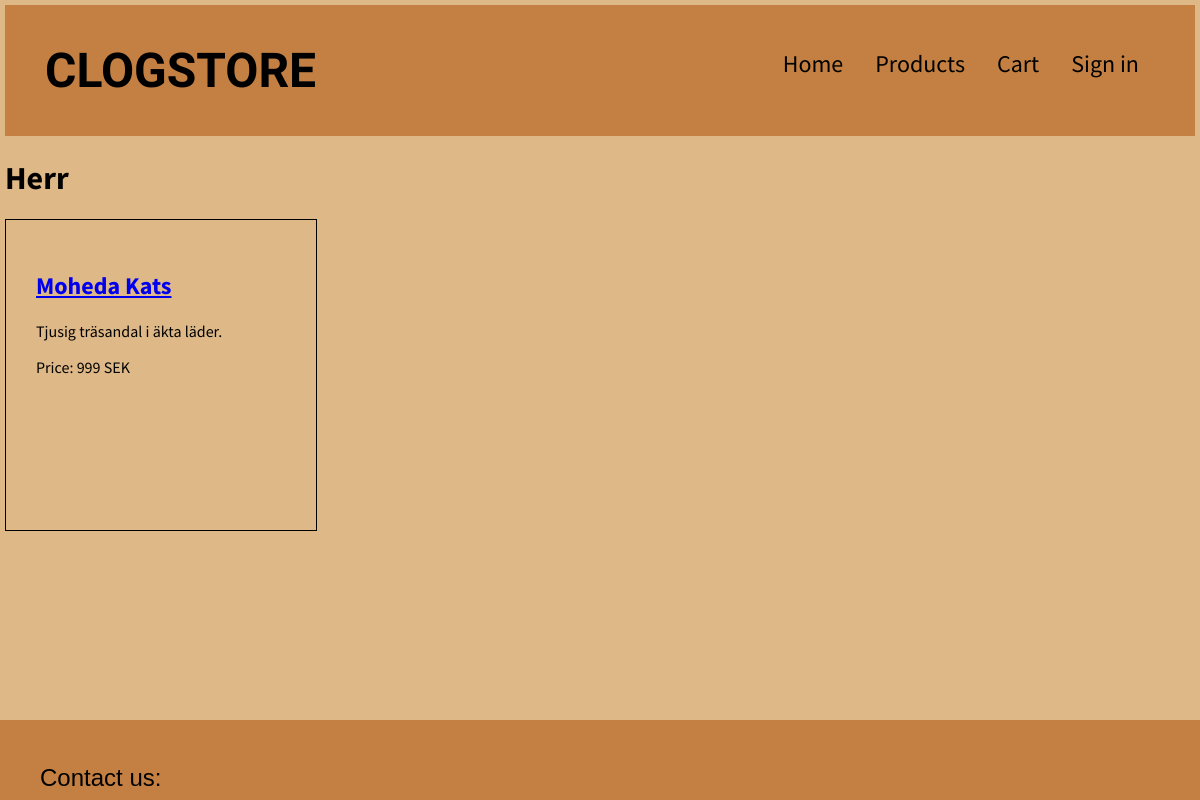
Screenshot of /?controller=products&cat=2 with the database file from the repository.
### tables this page shows
CREATE TABLE `prodcat` (
  `pid` int(11) NOT NULL,
  `catid` int(11) NOT NULL,
  KEY `FK_PIDprodcat_idx` (`pid`),
  KEY `FK_CATIDprodcat_idx` (`catid`),
  CONSTRAINT `FK_CATIDprodcat` FOREIGN KEY (`catid`) REFERENCES `category` (`catid`) ON DELETE CASCADE ON UPDATE CASCADE,
  CONSTRAINT `FK_PIDprodcat` FOREIGN KEY (`pid`) REFERENCES `product` (`PID`) ON DELETE CASCADE ON UPDATE CASCADE
);

CREATE TABLE `category` (
  `catid` int(11) NOT NULL AUTO_INCREMENT,
  `title` varchar(45) NOT NULL,
  PRIMARY KEY (`catid`)
);

CREATE TABLE `product` (
  `PID` int(11) NOT NULL AUTO_INCREMENT,
  `Title` varchar(45) NOT NULL,
  `Description` varchar(45) NOT NULL,
  `Price` float NOT NULL,
  PRIMARY KEY (`PID`)
);

### includes/functions.inc.php (called while the page is built)
<?php
function loadTemplate($templateName, $templateData) {
	require("templates/header.tpl.php");
	require('templates/'.$templateName.'.tpl.php');
	require("templates/footer.tpl.php");
}

### user_controllers/products_controller.php (called while the page is built)
<?php
if (isset($_GET['cat'])) {
	$sql =
		"SELECT * FROM product, prodcat, category
		WHERE product.pid = prodcat.pid
		AND prodcat.catid = category.catid
		AND prodcat.catid = :catid";
	$stmt = $dbh->prepare($sql);
	$stmt->bindParam(':catid', $_GET['cat']);
	$stmt->execute();
} else {
	$sql = "SELECT * FROM product";
	$stmt = $dbh->query($sql);
}
$productsData = $stmt->fetchAll(PDO::FETCH_OBJ);
loadTemplate("products", $productsData);

### index.php (called while the page is built, shortened)
<?php
require_once("includes/functions.inc.php");
require_once("includes/routes.inc.php");
$controller = $_GET['controller'] ?? "default";
require_once("user_controllers/".$routes[$controller]);

### templates/products.tpl.php (the view)
<html>
    <h1><?php if(isset($_GET['cat'])) {
        echo $templateData[0]->title;
    } else {
        echo "All products";
    } ?></h1>
    <?php
    foreach($templateData as $product) :
    ?>
<div class="products">
    <h2>
        <a href="?controller=product&pid=<?php echo $product->PID;?>">
            <?php echo $product->Title;
            ?>
        </a>
    </h2>
    <p><?php echo $product->Description;?></p>
    <p>Price: <?php echo $product->Price;?> SEK</p>
    </div>
</html>
<?php
endforeach;
?>

### css/style.css (style rules this page uses)
body { background-color: burlywood; margin: 0; font-family: 'Source Sans Pro', sans-serif; padding: 5px 5px 120px 5px; }
.products { border: 1px solid black; float: left; padding: 30px; height: 250px; width: 250px; }

### rows the page displays
prodcat: catid.title "Herr", pid.Title "Moheda Kats", pid.Description "Tjusig träsandal i äkta läder.", pid.Price "999"
